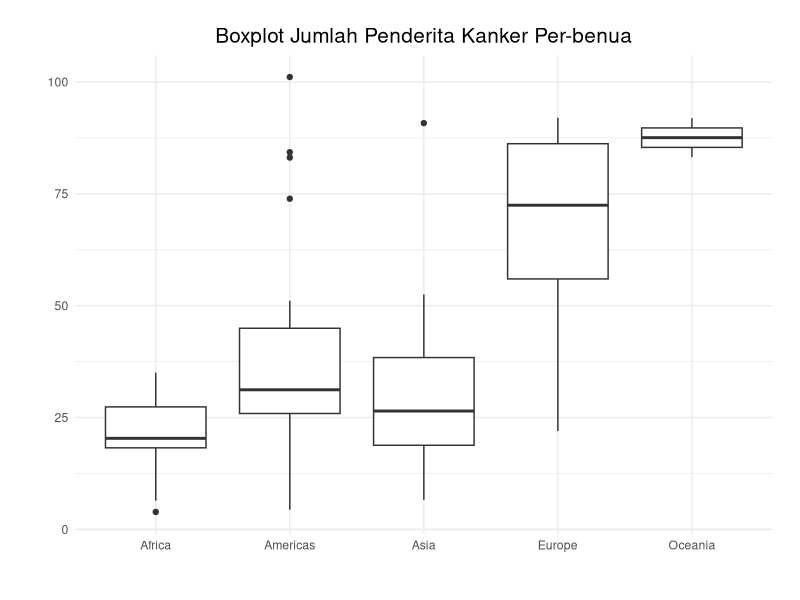
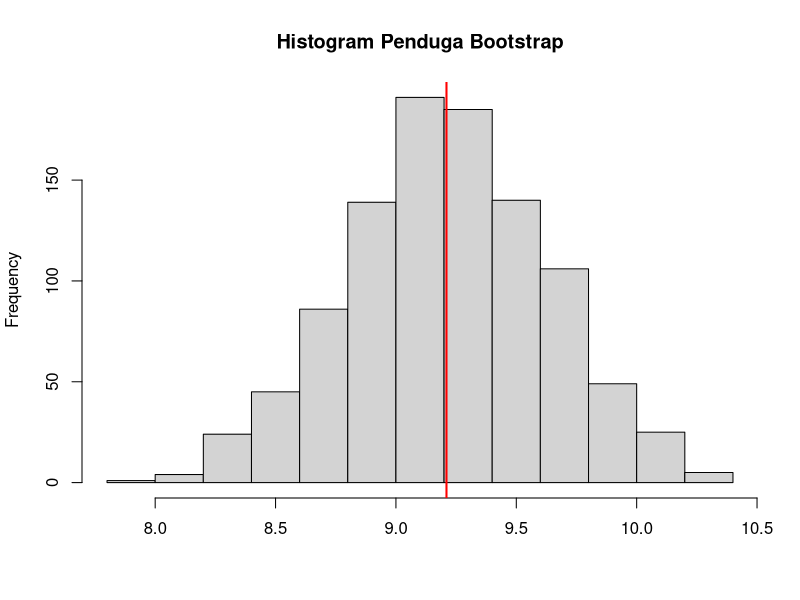
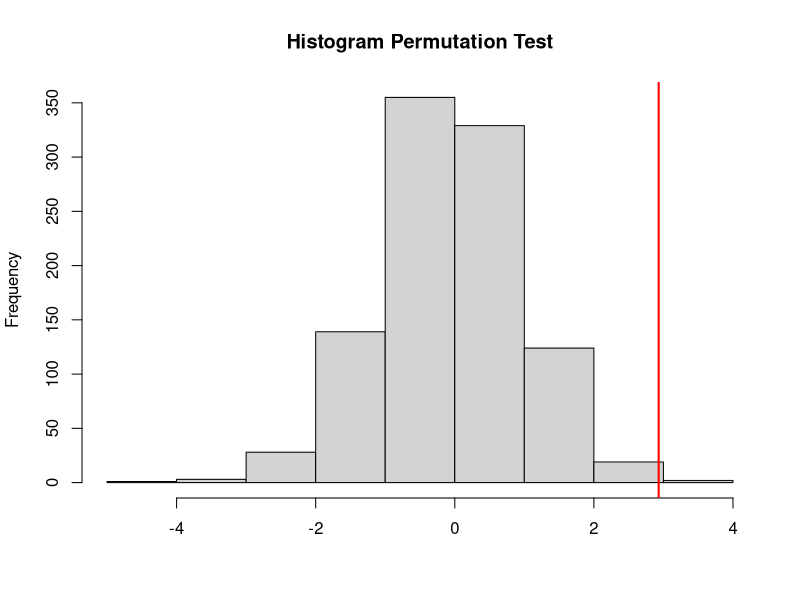

Write the R code that produced these figures, in order.
## ---- chunk 1
library(dplyr)
library(ggplot2)
library(knitr)
library(gtools)
library(car)
## ---- chunk 2
kanker <- read.csv("statistik_kanker_payudara.csv")
kanker %>%
      sample_n(10) %>%
      kable()
## ---- chunk 3
kanker %>%
      group_by(benua) %>%
      summarise(jumlah = sum(jumlahKasusKankerPayudara),
                jumlahNegara = n(),
                perNegara = jumlah/jumlahNegara) %>%
      arrange(desc(jumlah)) %>%
      kable()
## ---- chunk 4
kanker %>%
      ggplot(aes(x = benua, y = jumlahKasusKankerPayudara)) +
      geom_boxplot() +
      theme_minimal() +
      labs(title =  "Boxplot Jumlah Penderita Kanker Per-benua",
           x = "",
           y = "") +
      theme(plot.title = element_text(hjust = 0.5, size = 15),
            plot.margin = margin(20, 20, 20, 20))
## ---- chunk 5
leveneTest(log(jumlahKasusKankerPayudara) ~ factor(benua), data = kanker)
## ---- chunk 6
hasilSplit <- split(kanker$jumlahKasusKankerPayudara, kanker$benua)
lapply(hasilSplit[1:4], shapiro.test)
## ---- chunk 7
res.aov <- aov(log(jumlahKasusKankerPayudara) ~ benua, data = kanker)
summary(res.aov)
## ---- chunk 8
TukeyHSD(res.aov)
## ---- chunk 9
kruskal.test(jumlahKasusKankerPayudara ~ benua, data = kanker)
## ---- chunk 10
pairwise.wilcox.test(kanker$jumlahKasusKankerPayudara, kanker$benua, p.adjust.method = "BH")
## ---- chunk 11
sd <- 6.8
alpa <- 0.05
data <- c(84, 93, 101, 86, 82, 86, 88, 94, 89, 94, 93, 83, 95, 86, 94, 87, 91, 96, 89, 79, 99, 98, 81, 80, 88, 100, 90, 100, 81, 98, 87, 95, 94)
data
## ---- chunk 12
ci <- function(x, var, alpa = 0.05){
      rata2 <- mean(x)
      n <- length(x)
      zhitung <- qnorm(alpa/2,  lower.tail = FALSE)
      se <- sqrt(var/n)
      
      ci <- rata2 + (c(-1, 1) * zhitung * se)
      list(ci = paste(round(ci, 3) ,collapse=" - "),
           batas_atas = ci[2],
           batas_bawah = ci[1],
           mean = rata2,
           se = se,
           alpa = alpa,
           n = n,
           var = var)
}
## ---- chunk 13
result <- ci(data, sd^2, alpa = alpa)
kable(data.frame(result))
## ---- chunk 14
tv <- read.csv("tv.csv")
kable(head(tv))
## ---- chunk 15
basic <- tv %>%
            filter(Cable == "Basic") %>%
            pull(Time)
basic
## ---- chunk 16
boot <- NULL
iter <- 1000
set.seed(2723)
for(i in 1:iter){
      boot_sample <- sample(basic, replace = TRUE)
      boot[i] <- mean(boot_sample)
}
mean(boot)
## ---- chunk 17
mean(boot) - mean(basic)
## ---- chunk 18
quantile(boot, probs = c(0.05, 0.95))
## ---- chunk 19
hist(boot, xlab = "", main = "Histogram Penduga Bootstrap")
abline(v = mean(basic), col = "red", lwd=2)
## ---- chunk 20
sd(boot)
## ---- chunk 21
extend <- tv %>%
            filter(Cable == "Extended") %>%
            pull(Time)
extend
## ---- chunk 22
var.test(basic, extend)
## ---- chunk 23
t_init <- t.test(basic, extend, var.equal = TRUE)
t_init
## ---- chunk 24
iter <- 1000
permut <- NULL
set.seed(270100)
for (i in 1:iter){
      my_sample <- tv %>%
            mutate(newValue = sample(c(basic, extend), replace = FALSE))
      permut[i] <- t.test(newValue ~ Cable, data = my_sample, var.equal = TRUE)$statistic
}
mean(permut > t_init$statistic)
## ---- chunk 25
hist(permut, xlab = "", main = "Histogram Permutation Test")
abline(v = t_init$statistic, col = "red", lwd=2)
